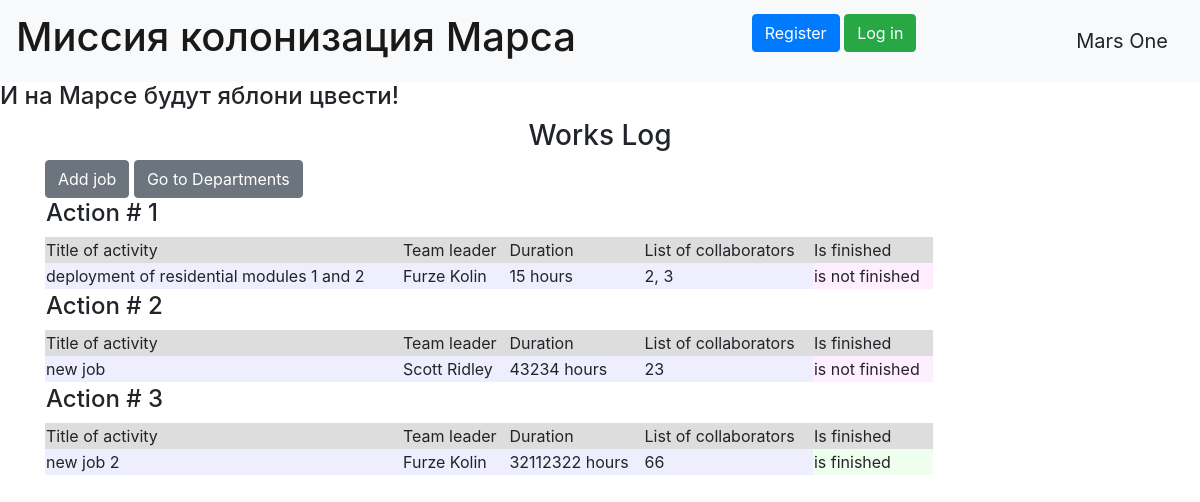
The page / on the database its author committed.
### data/__all_models.py (models this page shows, shortened)
class Jobs(SqlAlchemyBase):
    __tablename__ = 'jobs'
    id = sqlalchemy.Column(sqlalchemy.Integer, primary_key=True, autoincrement=True)
    team_leader = sqlalchemy.Column(sqlalchemy.Integer, sqlalchemy.ForeignKey("users.id"))
    job = sqlalchemy.Column(sqlalchemy.String, nullable=True)
    work_size = sqlalchemy.Column(sqlalchemy.Integer)
    collaborators = sqlalchemy.Column(sqlalchemy.String, nullable=True)
    start_date = sqlalchemy.Column(sqlalchemy.DateTime, default=dt.datetime.now)
    end_date = sqlalchemy.Column(sqlalchemy.DateTime, default=dt.datetime.now)
    is_finished = sqlalchemy.Column(sqlalchemy.Boolean)
    user = orm.relationship('User')

class User(SqlAlchemyBase, UserMixin):
    __tablename__ = 'users'
    id = sqlalchemy.Column(sqlalchemy.Integer,
                           primary_key=True, autoincrement=True)
    surname = sqlalchemy.Column(sqlalchemy.String, nullable=True)
    name = sqlalchemy.Column(sqlalchemy.String, nullable=True)
    age = sqlalchemy.Column(sqlalchemy.Integer)
    position = sqlalchemy.Column(sqlalchemy.String, nullable=True)
    speciality = sqlalchemy.Column(sqlalchemy.String, nullable=True)
    address = sqlalchemy.Column(sqlalchemy.String, nullable=True)
    email = sqlalchemy.Column(sqlalchemy.String, unique=True, nullable=True)
    hashed_password = sqlalchemy.Column(sqlalchemy.String, nullable=True)
    modified_date = sqlalchemy.Column(sqlalchemy.DateTime, default=dt.datetime.now)

### main.py (the view)
@app.route('/')
def works():
    db_sess = db_session.create_session()
    works = db_sess.query(Jobs)
    return render_template('works.html', works=works, current_user=current_user)

### data/db_session.py (called while the page is built)
def create_session() -> Session:
    global __factory
    return __factory()

### templates/works.html (shortened to what this page needs)
{% extends "base.html" %}
{% block content %}
<h3 align="center">Works Log</h3>
<a type="button" class="btn btn-secondary" href="/addjob">Add job</a>
<a type="button" class="btn btn-secondary" href="/departments">Go to Departments</a>
<table border="0" width="80%">
    {% for work in works %}
        <tr>
            <td colspan="5"><h4>Action # {{work.id}}</h4></td>
        </tr>
        <tr bgcolor="#dddddd">
            <td>Title of activity</td>
            <td>Team leader</td>
            <td>Duration</td>
            <td>List of collaborators</td>
            <td>Is finished</td>
        </tr>
        <tr bgcolor="#eeeeff">
            <td>{{work.job}}</td>
            <td>{{work.user.surname}} {{work.user.name}}</td>
            <td>{{work.work_size}} hours</td>
            <td>{{work.collaborators}}</td>
            {% if work.is_finished %}
                <td bgcolor="#eeffee">is finished</td>
            {% else %}
                <td bgcolor="#ffeeff">is not finished</td>
            {% endif %}
        </tr>
        <tr>
            <td colspan="5">
            </td>
        </tr>
    {% endfor %}
</table>
{% endblock %}

### templates/base.html (shortened to what this page needs)
<!doctype html>
<html>
<head>
    <link href="https://maxcdn.bootstrapcdn.com/bootstrap/4.1.0/css/bootstrap.min.css" rel="stylesheet"/>
</head>
<body>
<header>
    <nav class="navbar navbar-light bg-light">
        <a class="navbar-brand" href="/"><h1>Миссия колонизация Марса</h1></a>
        {% if current_user.is_authenticated %}
            <a class="navbar-brand" href="/logout">{{ current_user.surname }} {{ current_user.name }}</a>
        {% else %}
            <p>
                <a class="btn btn-primary " href="/register">Register</a>
                <a class="btn btn-success" href="/login">Log in</a>
            </p>
        {% endif %}
        <a class="navbar-brand">Mars One</a>
    </nav>
</header>
<h4>И на Марсе будут яблони цвести!</h4>
<main role="main" class="container">
    {% block content %}{% endblock %}
</main>
</body>
</html>

### rows shown on the page
Jobs: id "1", job "deployment of residential modules 1 and 2", user.surname "Furze", user.name "Kolin", work_size "15", collaborators "2, 3", is_finished "is not finished"
Jobs: id "2", job "new job", user.surname "Scott", user.name "Ridley", work_size "43234", collaborators "23", is_finished "is not finished"
Jobs: id "3", job "new job 2", user.surname "Furze", user.name "Kolin", work_size "32112322", collaborators "66", is_finished "is finished"
